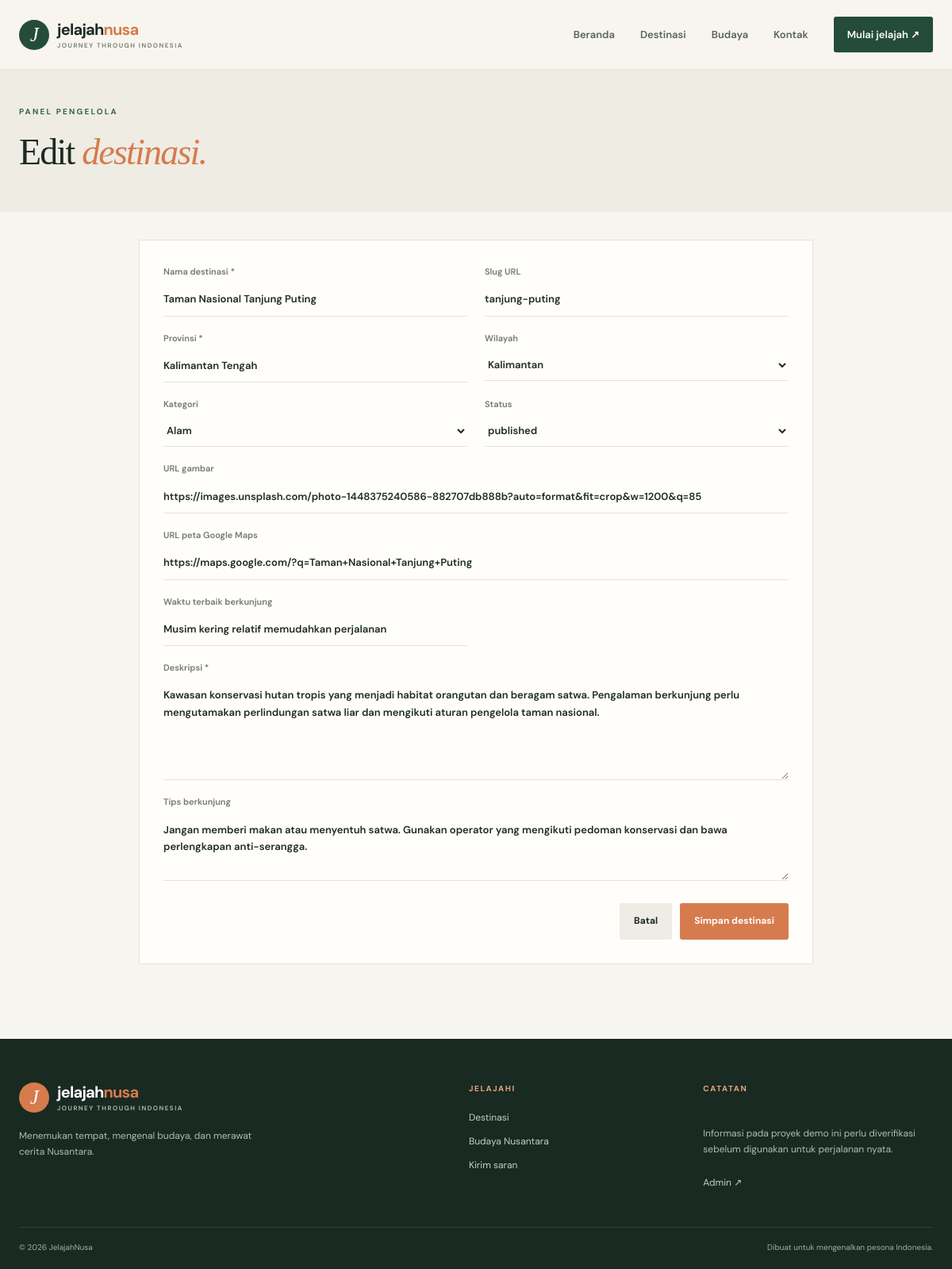
The app's page /admin/destination-form.php?id=10 (signed in) with its own data.
### tables this page shows
CREATE TABLE IF NOT EXISTS destinations (
  id INT UNSIGNED AUTO_INCREMENT PRIMARY KEY,
  name VARCHAR(150) NOT NULL,
  slug VARCHAR(180) NOT NULL UNIQUE,
  province VARCHAR(100) NOT NULL,
  region VARCHAR(80) NOT NULL,
  category ENUM('Alam','Pantai','Budaya','Sejarah','Kota','Pegunungan') NOT NULL DEFAULT 'Alam',
  description TEXT NOT NULL,
  image_url VARCHAR(500) DEFAULT NULL,
  map_url VARCHAR(500) DEFAULT NULL,
  best_time VARCHAR(150) DEFAULT NULL,
  tips TEXT DEFAULT NULL,
  featured TINYINT(1) NOT NULL DEFAULT 0,
  status ENUM('published','draft') NOT NULL DEFAULT 'published',
  created_at TIMESTAMP DEFAULT CURRENT_TIMESTAMP,
  updated_at TIMESTAMP DEFAULT CURRENT_TIMESTAMP ON UPDATE CURRENT_TIMESTAMP,
  INDEX idx_destination_filter (status, region, category),
  INDEX idx_destination_name (name)
);

### includes/functions.php (called while the page is built, shortened)
<?php
function e($value): string { return htmlspecialchars((string)$value, ENT_QUOTES | ENT_SUBSTITUTE, 'UTF-8'); }

### admin/destination-form.php (the view, shortened to what this page needs)
<?php
require_once __DIR__ . '/../includes/functions.php'; requireAdmin();
$id=(int)($_GET['id']??0); $editing=$id>0; $error='';
$d=['name'=>'','slug'=>'','province'=>'','region'=>'Jawa','category'=>'Alam','description'=>'','image_url'=>'','map_url'=>'','best_time'=>'','tips'=>'','status'=>'published'];
if($editing){$st=$pdo->prepare("SELECT * FROM destinations WHERE id=?");$st->execute([$id]);$found=$st->fetch();if(!$found){http_response_code(404);exit('Destinasi tidak ditemukan');}$d=$found;}
$pageTitle=($editing?'Edit':'Tambah').' Destinasi — JelajahNusa';include __DIR__.'/../includes/header.php';
?>
<section class="page-hero compact-hero"><div class="container"><span class="eyebrow dark-eyebrow">PANEL PENGELOLA</span><h1><?= $editing?'Edit':'Tambah' ?> <em>destinasi.</em></h1></div></section>
<section class="container section form-section"><form class="contact-form wide-form" method="post"><input type="hidden" name="csrf" value="<?= e(csrfToken()) ?>"><?php if($error): ?><div class="alert error"><?= e($error) ?></div><?php endif; ?><div class="form-grid"><label>Nama destinasi *<input required name="name" value="<?= e($d['name']) ?>"></label><label>Slug URL<input name="slug" value="<?= e($d['slug']) ?>" placeholder="otomatis-dari-nama"></label><label>Provinsi *<input required name="province" value="<?= e($d['province']) ?>"></label><label>Wilayah<select name="region"><?php foreach(['Jawa','Sumatra','Kalimantan','Sulawesi','Bali & Nusa Tenggara','Maluku & Papua'] as $v): ?><option <?= $d['region']===$v?'selected':'' ?>><?= e($v) ?></option><?php endforeach; ?></select></label><label>Kategori<select name="category"><?php foreach(['Alam','Pantai','Budaya','Sejarah','Kota','Pegunungan'] as $v): ?><option <?= $d['category']===$v?'selected':'' ?>><?= e($v) ?></option><?php endforeach; ?></select></label><label>Status<select name="status"><option value="published" <?= $d['status']==='published'?'selected':'' ?>>published</option><option value="draft" <?= $d['status']==='draft'?'selected':'' ?>>draft</option></select></label><label class="full-field">URL gambar<input type="url" name="image_url" value="<?= e($d['image_url']) ?>" placeholder="https://..."></label><label class="full-field">URL peta Google Maps<input type="url" name="map_url" value="<?= e($d['map_url']) ?>" placeholder="https://maps.google.com/..."></label><label>Waktu terbaik berkunjung<input name="best_time" value="<?= e($d['best_time']) ?>"></label><label class="full-field">Deskripsi *<textarea required name="description" rows="5"><?= e($d['description']) ?></textarea></label><label class="full-field">Tips berkunjung<textarea name="tips" rows="3"><?= e($d['tips']) ?></textarea></label></div><div class="form-actions"><a class="btn btn-light" href="index.php">Batal</a><button class="btn btn-primary">Simpan destinasi</button></div></form></section>
<?php include __DIR__.'/../includes/footer.php'; ?>

### assets/css/style.css (style rules this page uses)
:root { --paper:#f7f5ef;--white:#fffefa;--ink:#1d2b25;--muted:#727970;--green:#254c3b;--green2:#37644e;--orange:#d67b4d;--line:#e5e2d8;--serif:'Playfair Display',Georgia,serif;--sans:'DM Sans',Arial,sans-serif }
* { box-sizing:border-box }
html { scroll-behavior:smooth }
body { margin:0;background:var(--paper);color:var(--ink);font-family:var(--sans);font-size:15px;line-height:1.65 }
a { color:inherit;text-decoration:none }
button,input,select,textarea { font:inherit }
.container { width:min(1160px,calc(100% - 48px));margin-inline:auto }
.eyebrow { display:block;font-size:10px;letter-spacing:2.2px;font-weight:700;color:#e6b18d;margin-bottom:17px }
.dark-eyebrow { color:var(--green2) }
h1,h2,h3,p { margin-top:0 }
.hero h1,.page-hero h1,.detail-cover h1 { font:500 clamp(44px,6vw,76px)/1.1 var(--serif);letter-spacing:-1.8px;margin:0 0 20px }
.hero h1 em,.page-hero h1 em,.story-band h2 em,.section-head h2 em,.detail-main h2 em,.contact-copy h2 em,.login-card h1 em { color:#e7a57e;font-weight:500 }
.btn { display:inline-flex;align-items:center;justify-content:center;gap:24px;padding:13px 18px;border:0;border-radius:3px;font-weight:700;font-size:12px;cursor:pointer;transition:transform .2s,background .2s }
.btn-primary { background:var(--orange);color:#fff }
.btn-light { background:#eeece4;color:var(--ink) }
.quick-search label,.filter-panel label,.contact-form label { display:flex;flex-direction:column;gap:5px;font-size:11px;color:var(--muted);font-weight:600;flex:1 }
.quick-search input,.quick-search select,.filter-panel input,.filter-panel select,.contact-form input,.contact-form select,.contact-form textarea { width:100%;border:0;border-bottom:1px solid var(--line);padding:8px 0;background:transparent;color:var(--ink);outline:none;border-radius:0;font-size:13px }
.section { padding-top:94px;padding-bottom:94px }
.page-hero { padding:76px 0 50px;background:#eeece3 }
.page-hero h1 { font-size:clamp(40px,5vw,62px);color:var(--ink);margin-bottom:15px }
.page-hero h1 em { color:var(--orange) }
.contact-form { padding:30px;background:var(--white);border:1px solid var(--line) }
.contact-form label { margin-bottom:18px }
.contact-form input,.contact-form select,.contact-form textarea { padding:10px 0 }
.contact-form textarea { resize:vertical }
.compact-hero { padding:45px 0 35px }
.compact-hero h1 { font-size:46px }
.form-section { padding-top:35px }
.wide-form { max-width:850px;margin:auto }
.form-grid { display:grid;grid-template-columns:repeat(2,1fr);gap:0 22px }
.form-grid .full-field { grid-column:1/-1 }
.form-actions { display:flex;justify-content:end;gap:10px;margin-top:10px }

### records on screen
destinations: name "Taman Nasional Tanjung Puting", slug "tanjung-puting", province "Kalimantan Tengah", status "published", image_url "https://images.unsplash.com/photo-1448375240586-882707db888b?auto=format&fit=crop&w=1200&q=85", map_url "https://maps.google.com/?q=Taman+Nasional+Tanjung+Puting", best_time "Musim kering relatif memudahkan perjalanan", description "Kawasan konservasi hutan tropis yang menjadi habitat orangutan dan beragam satwa. Pengalaman berkunjung perlu mengutamakan perlindungan satwa liar dan mengikuti aturan pengelola taman nasional.", tips "Jangan memberi makan atau menyentuh satwa. Gunakan operator yang mengikuti pedoman konservasi dan bawa perlengkapan anti-serangga."

### other values on screen
form field region "Kalimantan"
form field category "Alam"
